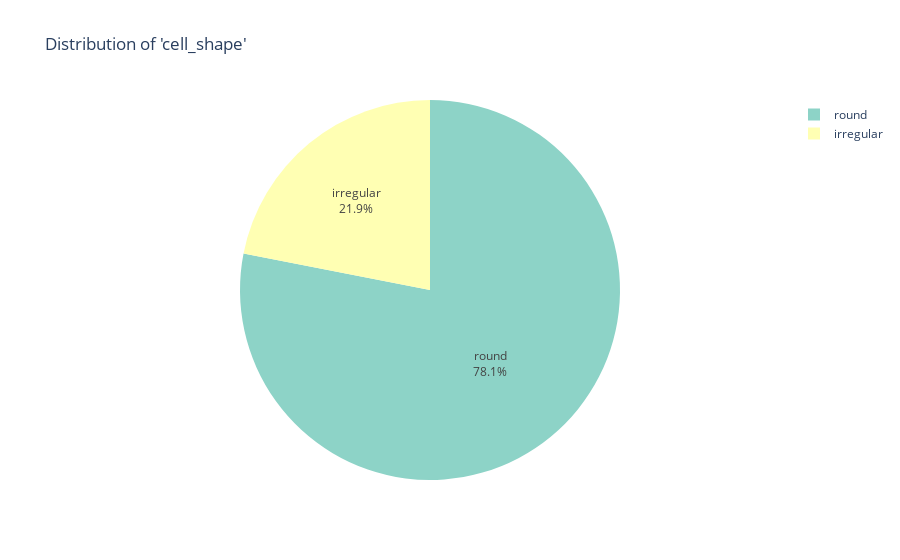

Notebook cell for this chart:
### Code cell
plot_column_distribution_pie(dev_data, "cell_shape")

### Figure 1 — Plotly figure (JSON) as saved in the notebook; plotly's stock layout.template omitted (floating-point values rounded to 4 significant figures)
{"data": [{"domain": {"x": [0, 1], "y": [0, 1]}, "hovertemplate": "Cell_shape=%{label}<br>Count=%{value}<extra></extra>", "labels": ["round", "irregular"], "legendgroup": "", "name": "", "showlegend": true, "textinfo": "percent+label", "textposition": "inside", "type": "pie", "values": [3904, 1096]}], "layout": {"legend": {"tracegroupgap": 0}, "piecolorway": ["rgb(141,211,199)", "rgb(255,255,179)", "rgb(190,186,218)", "rgb(251,128,114)", "rgb(128,177,211)", "rgb(253,180,98)", "rgb(179,222,105)", "rgb(252,205,229)", "rgb(217,217,217)", "rgb(188,128,189)", "rgb(204,235,197)", "rgb(255,237,111)"], "showlegend": true, "title": {"text": "Distribution of 'cell_shape'"}}}
